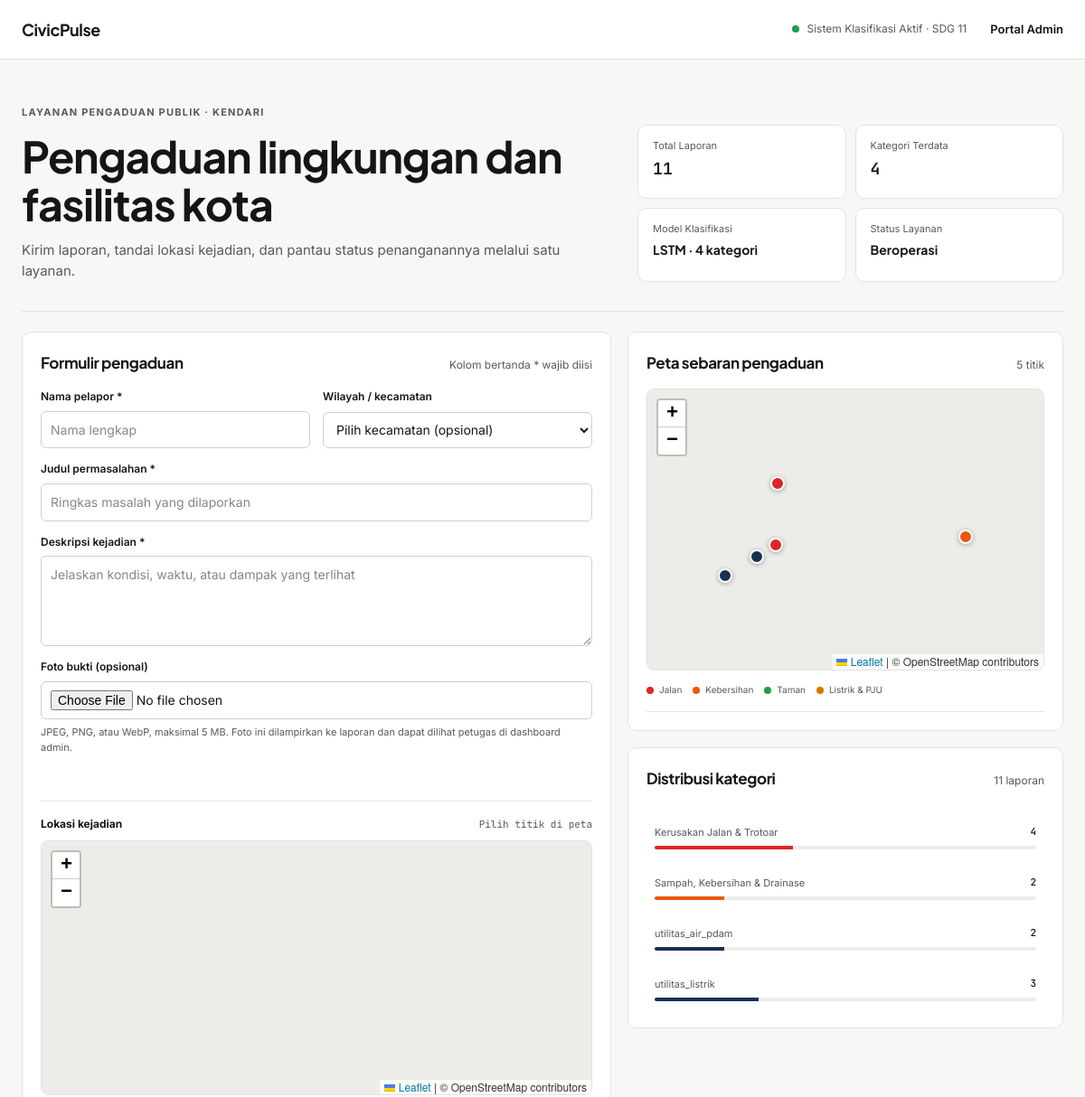
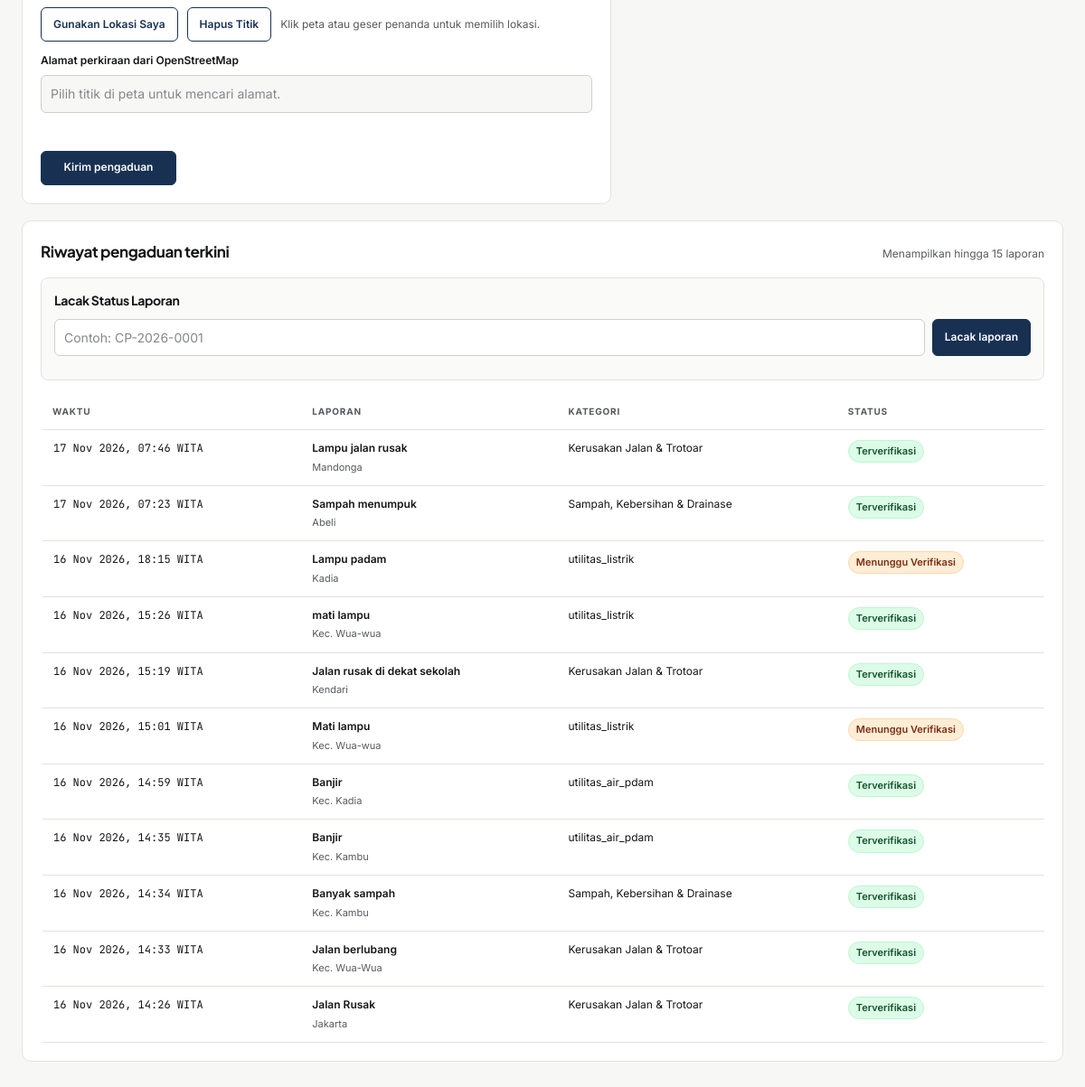
Before: / with the older database file (2 pictures, top to bottom).
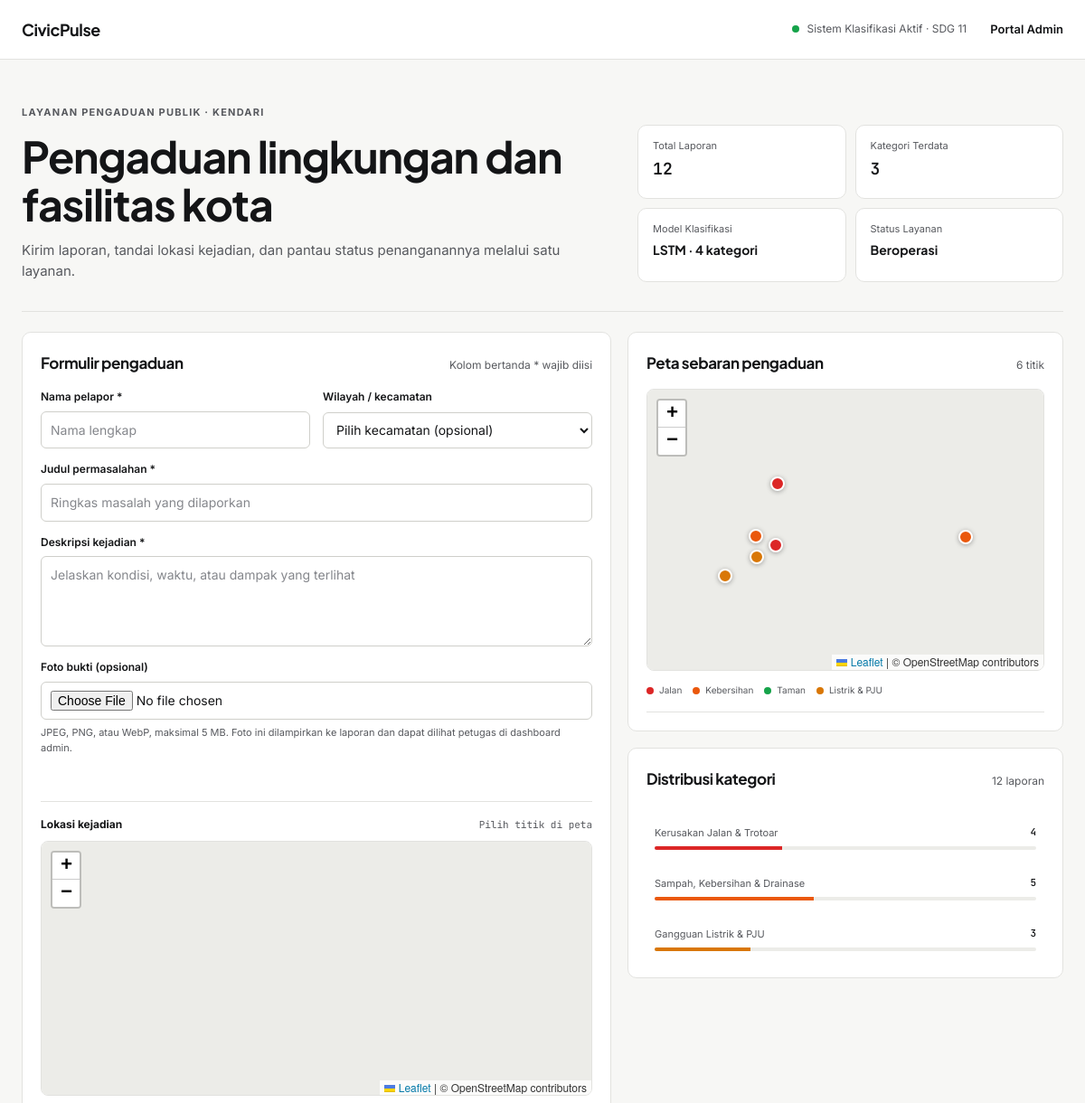
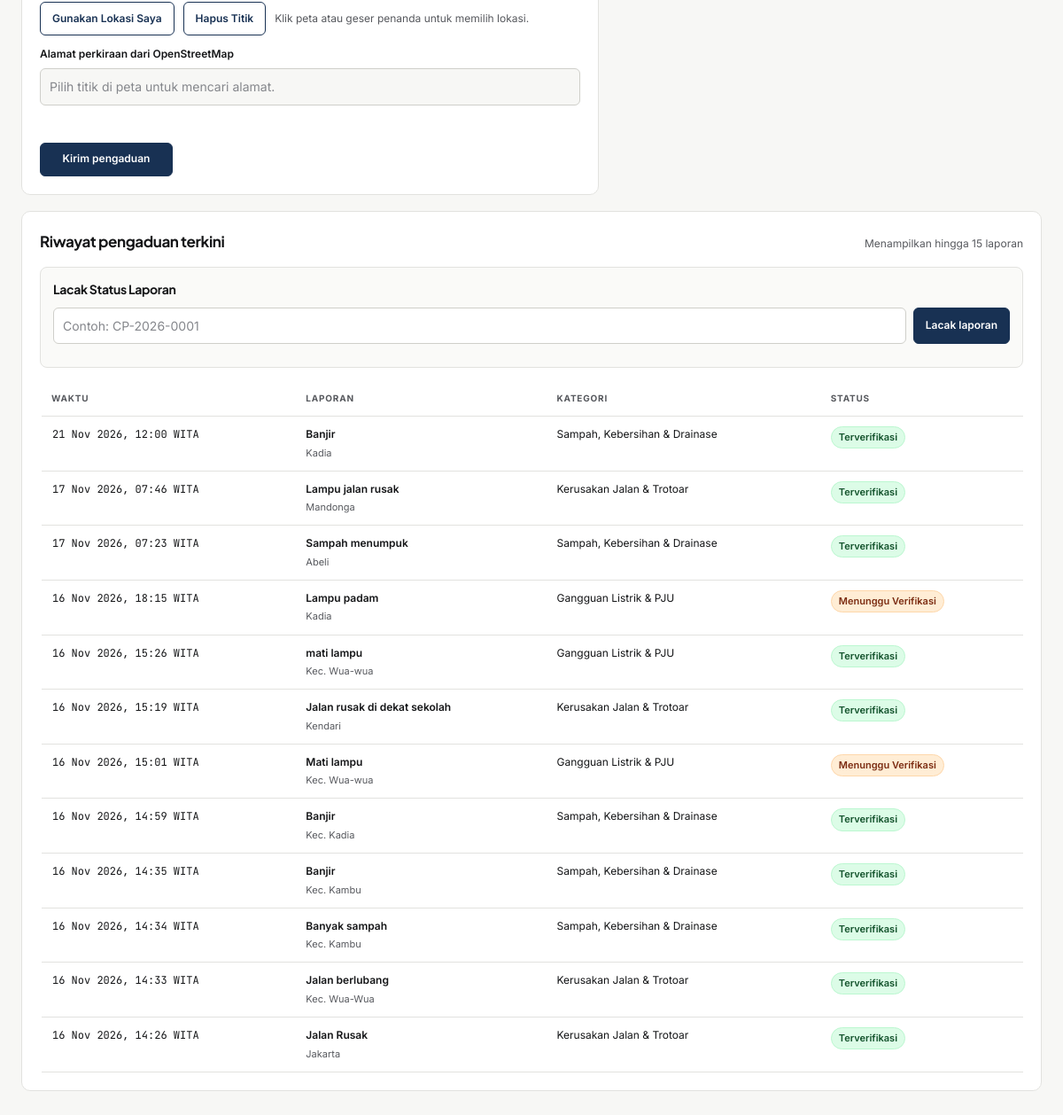
After: the same page with the newer database file (2 pictures, top to bottom).
### tables this page shows
CREATE TABLE complaints (
                    id INTEGER PRIMARY KEY AUTOINCREMENT,
                    reporter_name TEXT NOT NULL,
                    title TEXT NOT NULL,
                    description TEXT NOT NULL,
                    area TEXT,
                    predicted_category TEXT NOT NULL,
                    confidence_score REAL NOT NULL,
                    verified_category TEXT,
                    status TEXT DEFAULT 'Menunggu Verifikasi',
                    created_at TIMESTAMP DEFAULT CURRENT_TIMESTAMP
                , latitude REAL, longitude REAL, updated_at TIMESTAMP, ticket_code TEXT, photo_path TEXT, location_address TEXT);

### app.py (the view, shortened to what this page needs)
@app.route("/", methods=["GET", "POST"])
@limiter.limit("5 per minute", methods=["POST"])
def index():
    hasil_prediksi = None
    conn = get_db_connection()
    try:
        if isinstance(conn, sqlite3.Connection):
            cursor = conn.cursor()
            cursor.execute("SELECT * FROM complaints ORDER BY created_at DESC LIMIT 15")
            daftar_laporan = [dict(row) for row in cursor.fetchall()]
            cursor.execute("SELECT COALESCE(verified_category, predicted_category) AS kategori, COUNT(*) AS total FROM complaints GROUP BY kategori")
            statistik = [dict(row) for row in cursor.fetchall()]
            cursor.execute("SELECT * FROM complaints WHERE latitude IS NOT NULL AND longitude IS NOT NULL ORDER BY created_at DESC")
            laporan_geo_rows = [dict(row) for row in cursor.fetchall()]
    finally:
        conn.close()
    return render_template(
        "index.html",
        hasil=hasil_prediksi,
        laporan=daftar_laporan,
        statistik=statistik,
        laporan_geo=normalize_geo_rows(laporan_geo_rows),
        label_map=LABEL_TAMPILAN,
    )

### app.py (called while the page is built, shortened)
def create_csrf_token():
    token = session.get("_csrf_token")
    if token is None:
        token = secrets.token_urlsafe(32)
        session["_csrf_token"] = token
    return token

@app.context_processor
def inject_csrf_token():
    return {"csrf_token": create_csrf_token}

@app.before_request
def protect_post_requests():
    if request.method == "POST":
        submitted_token = request.form.get("csrf_token") or request.headers.get("X-CSRFToken", "")
        session_token = session.get("_csrf_token", "")
        if not submitted_token or not session_token or not hmac.compare_digest(submitted_token, session_token):
            abort(400)

def get_db_connection():
    mysql_host = os.getenv("MYSQL_HOST")
    mysql_user = os.getenv("MYSQL_USER", "root")
    mysql_password = os.getenv("MYSQL_PASSWORD", "")
    mysql_database = os.getenv("MYSQL_DATABASE", "civicpulse_db")
    conn = sqlite3.connect(DB_PATH)
    conn.row_factory = sqlite3.Row
    return conn

### Templates/index.html (shortened to what the changed rows need)
<!DOCTYPE html>
<html lang="id">
<head>
    <link rel="stylesheet" href="{{ url_for('static', filename='css/civicpulse.css') }}">
    <link rel="stylesheet" href="https://unpkg.com/leaflet@1.9.4/dist/leaflet.css">
    <link rel="stylesheet" href="https://unpkg.com/leaflet.markercluster@1.5.3/dist/MarkerCluster.css">
    <link rel="stylesheet" href="https://unpkg.com/leaflet.markercluster@1.5.3/dist/MarkerCluster.Default.css">
</head>
<body>
    <main class="page">
        {% set totals = namespace(count=0) %}
        {% for item in statistik %}{% set totals.count = totals.count + item.total %}{% endfor %}
        <section class="editorial">
            <div>
                <h1>Pengaduan lingkungan dan fasilitas kota</h1>
            </div>
            <div class="metric-grid" aria-label="Ringkasan layanan">
                <div class="metric"><span class="metric-label">Total Laporan</span><strong class="metric-value">{{ totals.count }}</strong></div>
                <div class="metric"><span class="metric-label">Kategori Terdata</span><strong class="metric-value">{{ statistik|length }}</strong></div>
            </div>
        </section>
        <section class="main-grid">
            <article class="panel">
                <div class="panel-heading">
                    <h2>Formulir pengaduan</h2>
                </div>
            </article>
            <div class="right-column">
                <article class="panel">
                    <div class="panel-heading">
                        <h2>Peta sebaran pengaduan</h2>
                        <span class="panel-note">{{ laporan_geo|length }} titik</span>
                    </div>
                    <div class="map-frame public-frame">
                        <div id="public-complaint-map" aria-label="Peta sebaran laporan publik"></div>
                    </div>
                </article>
                <article class="panel">
                    <div class="panel-heading">
                        <h2>Distribusi kategori</h2>
                        <span class="panel-note">{{ totals.count }} laporan</span>
                    </div>
                    <div class="category-list">
                        {% if statistik %}
                            {% for item in statistik %}
                                {% set share = ((item.total / totals.count) * 100) if totals.count else 0 %}
                                {% set category_colors = {
                                    'jalan_rusak': '#dc2626',
                                    'kebersihan_dan_drainase': '#ea580c',
                                    'taman_penataan_lingkungan': '#16a34a',
                                    'utilitas_listrik_dan_pju': '#d97706'
                                } %}
                                <div class="category-row">
                                    <div class="category-meta">
                                        <span>{{ label_map.get(item.kategori, item.kategori) }}</span>
                                        <strong>{{ item.total }}</strong>
                                    </div>
                                    <div class="progress-track"><div class="progress-fill" style="width: {{ share }}%; background-color: {{ category_colors.get(item.kategori, '#183153') }}"></div></div>
                                </div>
                            {% endfor %}
                        {% else %}
                            <p class="panel-note">Belum ada data laporan.</p>
                        {% endif %}
                    </div>
                </article>
            </div>
        </section>
        <section class="panel history-panel">
            <div class="panel-heading">
                <h2>Riwayat pengaduan terkini</h2>
            </div>
            <div class="table-scroll">
                <table>
                    <thead><tr><th>Waktu</th><th>Laporan</th><th>Kategori</th><th>Status</th></tr></thead>
                    <tbody>
                        {% for item in laporan %}
                        <tr>
                            <td><time class="technical">{{ item.created_at|wita }}</time></td>
                            <td><span class="report-title">{{ item.title }}</span><span class="report-sub">{{ item.area or 'Wilayah umum' }}</span></td>
                            <td>{{ label_map.get(item.verified_category or item.predicted_category, item.verified_category or item.predicted_category) }}</td>
                            <td><span class="status-pill {% if item.status == 'Terverifikasi' %}verified{% elif item.status == 'Selesai' %}complete{% elif item.status == 'Menunggu Verifikasi' %}pending{% elif item.status == 'Dalam Tindak Lanjut' %}progress{% endif %}">{{ item.status }}</span></td>
                        </tr>
                        {% else %}
                        <tr><td class="empty-cell" colspan="4">Belum ada laporan yang masuk.</td></tr>
                        {% endfor %}
                    </tbody>
                </table>
            </div>
        </section>
    </main>
</body>
</html>

Changed rows visible on the page:
added complaints: created_at|wita "21 Nov 2026, 12:00 WITA", title "Banjir", area "Kadia", get "Sampah, Kebersihan & Drainase", status "Terverifikasi"
changed complaints "16 Nov 2026, 18:15 WITA": get "utilitas_listrik" → "Gangguan Listrik & PJU"
changed complaints "16 Nov 2026, 15:26 WITA": get "utilitas_listrik" → "Gangguan Listrik & PJU"
changed complaints "16 Nov 2026, 15:01 WITA": get "utilitas_listrik" → "Gangguan Listrik & PJU"
changed complaints "16 Nov 2026, 14:59 WITA": get "utilitas_air_pdam" → "Sampah, Kebersihan & Drainase"
changed complaints "16 Nov 2026, 14:35 WITA": get "utilitas_air_pdam" → "Sampah, Kebersihan & Drainase"
Other visible differences:
{{ totals.count }}: "11" → "12"
{{ statistik|length }}: "4" → "3"
{{ laporan_geo|length }}: "5" → "6"
{{ share }}: 36.36363636363637 → 33.33333333333333 (drawn)
new list line: "Sampah, Kebersihan & Drainase 5"
new list line: "Gangguan Listrik & PJU 3"
list line gone: "Sampah, Kebersihan & Drainase 2"
list line gone: "utilitas_air_pdam 2"
list line gone: "utilitas_listrik 3"
